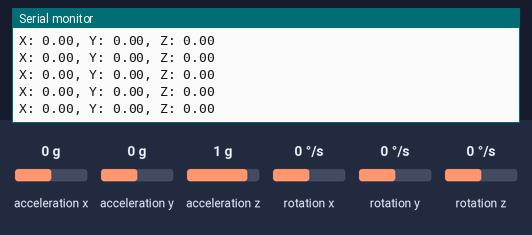
Simulated run of this sketch. Board: ESP32. Shown: the last lines printed to the serial monitor. Inputs (shaded band) come from the test bench; at power-on: acceleration x 0 g, acceleration y 0 g, acceleration z 1 g, rotation z 0 °/s, rotation x 0 °/s, rotation y 0 °/s.

Above: at 5.2 s.
5.3 s: acceleration x set to -1.4 g
At 5.44 s:
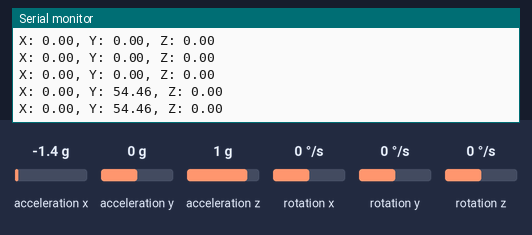
6.8 s: acceleration y set to -1.4 g
At 6.87 s:
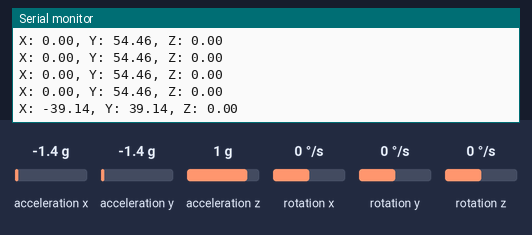
8.3 s: acceleration z set to -1.4 g
At 8.39 s:
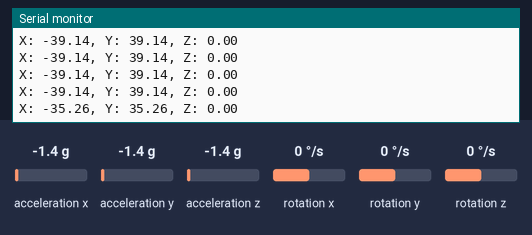
9.8 s: rotation z set to -192 °/s
At 9.81 s:
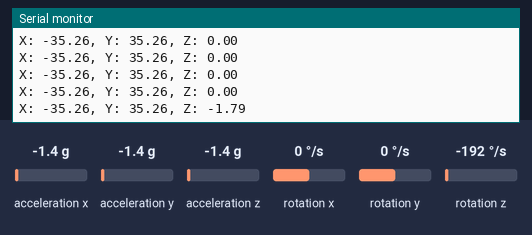
Timing chart, 0 to 12.3 s (numbered marks = the images above; inputs shaded):
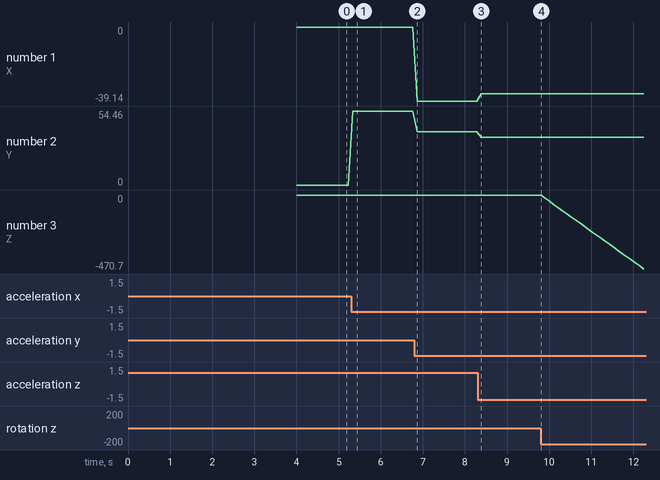

Measured:
- after the input at 5.3 s, the serial monitor: prints a new line at once (image 1)
- after the input at 6.8 s, the serial monitor: prints a new line after 0.06 s (image 2)
- after the input at 8.3 s, the serial monitor: prints a new line after 0.09 s (image 3)
- after the input at 9.8 s, the serial monitor: prints a new line at once (image 4)
- plotted number 1: 0 → -39.14 after the input at 6.8 s, -39.14 → -35.26 after the input at 8.3 s
- plotted number 2: 0 → 54.46 after the input at 5.3 s, 54.46 → 39.14 after the input at 6.8 s, 39.14 → 35.26 after the input at 8.3 s
- plotted number 3: 0 → -470.7 after the input at 9.8 s

The sketch:

gaze_tracker_local.ino
```cpp
#include "Wire.h"
#include <MPU6050_light.h>

#define SDA_PIN 1  // Default SDA pin for ESP32
#define SCL_PIN 2  // Default SCL pin for ESP32

MPU6050 mpu(Wire);
unsigned long timer = 0;

void setup() {
    Serial.begin(115200);
  Serial.println("Starting setup...");

  Wire.begin(SDA_PIN, SCL_PIN);
  Serial.println("Wire.begin completed.");

  Serial.println("Initializing MPU6050...");
  byte status = mpu.begin();
  Serial.print(F("MPU6050 status: "));
  Serial.println(status);
  if (status != 0) {
    Serial.println("MPU6050 failed to initialize. Please check wiring and I2C pins.");
    while (true); // Stop everything here if MPU6050 failed to initialize
  }

  Serial.println(F("Calculating offsets, do not move MPU6050"));
  delay(1000);
  mpu.calcOffsets();  // gyro and accelero offsets calculation
  delay(2000);  // Delay after calculating offsets for stabilization
  Serial.println("Offsets calculated.");
  Serial.println("Setup complete.\n");
  }

void loop() {

      mpu.update();

  if ((millis() - timer) > 100) {  // send data every 100ms
        float angleX = mpu.getAngleX();
    float angleY = mpu.getAngleY();
    float angleZ = mpu.getAngleZ();

    if (isnan(angleX) || isnan(angleY) || isnan(angleZ)) {
      Serial.println("Error: Unable to read angle values from MPU6050. Please check sensor connection and wiring.");
    } else {
      Serial.print("X: ");
      Serial.print(angleX);
      Serial.print(", Y: ");
      Serial.print(angleY);
      Serial.print(", Z: ");
      Serial.println(angleZ);
    }

    timer = millis();
      }
}
```
